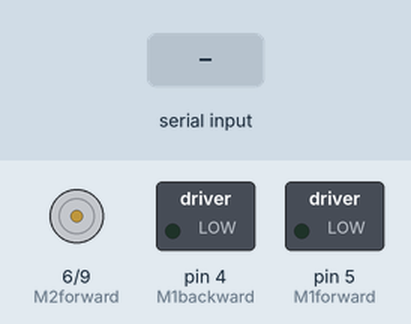
A sketch run on a simulated Arduino Leonardo, built with avr-gcc and run on an emulated ATmega32U4. Shown: motor-driver pin pairs drawn as motors (green arrow = first pin HIGH = forward, orange = second pin HIGH = backward, longer = more drive), switched loads named in the sketch (green lamp = pin HIGH). The inputs (shaded band) are chosen by the test bench. What the sketch prints to the serial monitor is not drawn.

Above: at 1.4 s.
1.5 s: "w" received over Serial
At 1.9 s:
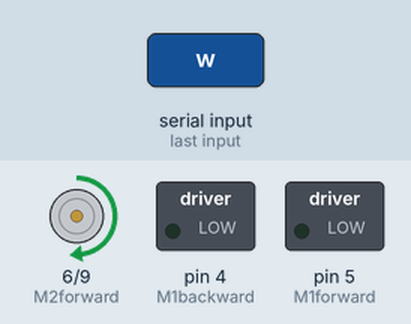
3.0 s: "s" received over Serial
At 3.9 s:
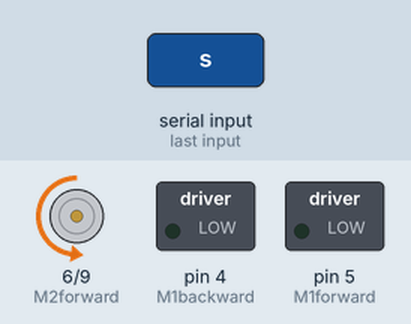
4.5 s: "e" received over Serial
At 5.1 s:
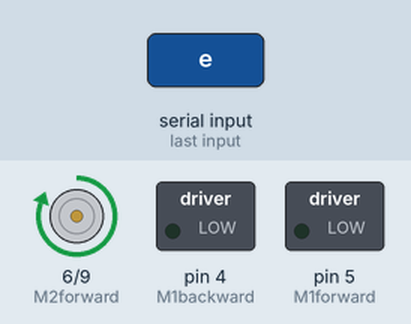
6.0 s: "d" received over Serial
At 7.4 s:
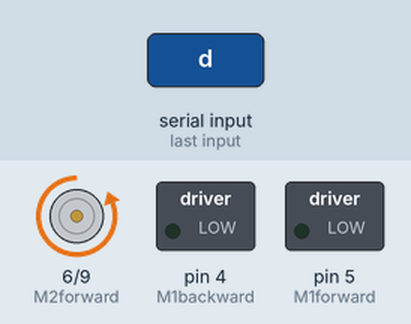
Timing chart, 0 to 8.5 s (numbered marks = the images above; inputs shaded):
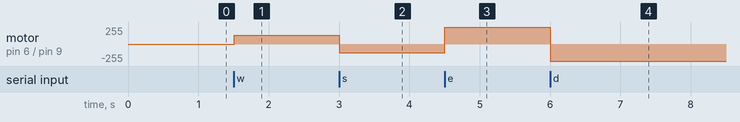

Measured:
- after the input at 1.5 s, motor on pin 6 (M2forward) / pin 9 (M2backward): stopped → forward 130/255 at once
- after the input at 3.0 s, motor on pin 6 (M2forward) / pin 9 (M2backward): forward 130/255 → backward 130/255 at once
- after the input at 4.5 s, motor on pin 6 (M2forward) / pin 9 (M2backward): backward 130/255 → forward 255/255 at once
- after the input at 6.0 s, motor on pin 6 (M2forward) / pin 9 (M2backward): forward 255/255 → backward 255/255 at once

The sketch:

MattyMotors.ino
```cpp
int M1forward = 5;   // MotorDirectionPin set to pin3
int M1backward = 4;   // MotorDirectionPin set to pin3

int M2forward = 6;   // MotorDirectionPin set to pin3
int M2backward = 9;   // MotorDirectionPin set to pin3


void setup()

{
  Serial.begin(9600); // start serial port at 9600 bps:
  while (!Serial) {
    ; // wait for serial port to connect. Needed for Leonardo only
  }
//  pinMode(MotorPin, OUTPUT);  // sets the pin as output
//M1 - motor 1
  pinMode(M1forward, OUTPUT); // sets the pin as output
  pinMode(M1backward, OUTPUT);

//M2 - motor 2
  pinMode(M2forward, OUTPUT); // sets the pin as output
  pinMode(M2backward, OUTPUT);

  establishContact();
}


void loop()

{
  //digitalWrite(MotorPin, HIGH);

  if (Serial.available() > 0) {
    char serialread = Serial.read();
    switch(serialread){
      case 'w': // forward slow
      Serial.print(serialread);
      analogWrite(M2forward, 130);
      analogWrite(M2backward, 0);
      break;
      case 's': //backward slow
      Serial.print(serialread);
      analogWrite(M2forward, 0);
      analogWrite(M2backward, 130);
      break;
      case 'a': //stop
      Serial.print(serialread);
      analogWrite(M2forward, 0);
      analogWrite(M2backward, 0);
      break;
      case 'e': //forward fast
      Serial.print(serialread);
      analogWrite(M2forward, 255);
      analogWrite(M2backward, 0);
      break;
      case 'd': //backward fast
      Serial.print(serialread);
      analogWrite(M2forward, 0);
      analogWrite(M2backward, 255);
      break;

    }

  }
}

void establishContact() {
  while (Serial.available() <= 0) {
    Serial.print('A');   // send a capital A
    delay(300);
  }
}
```
